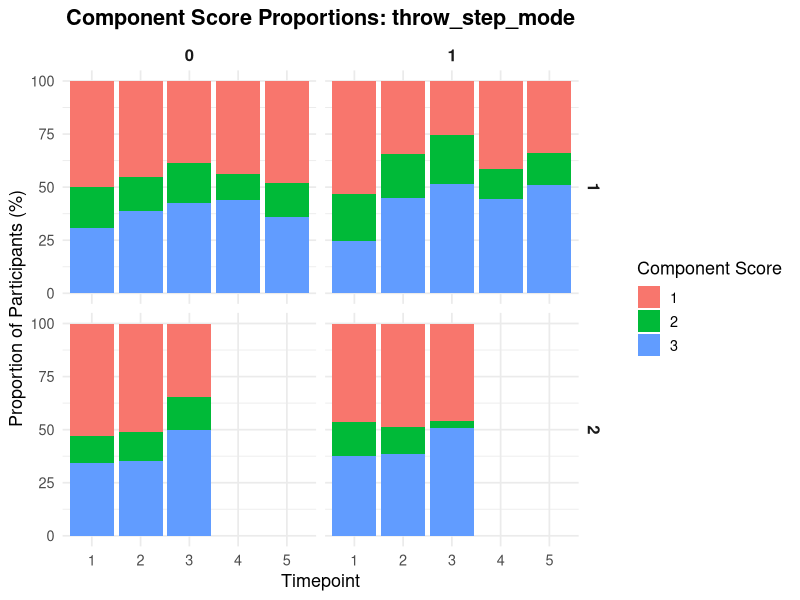
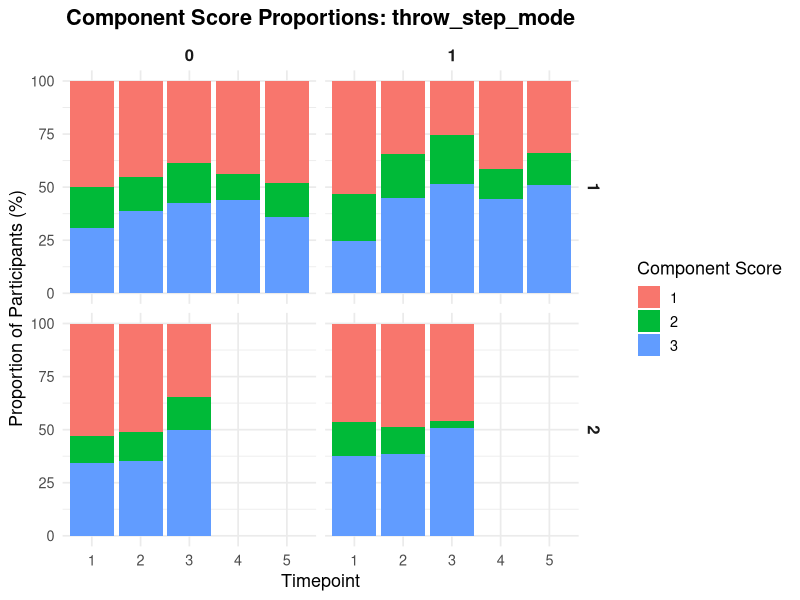
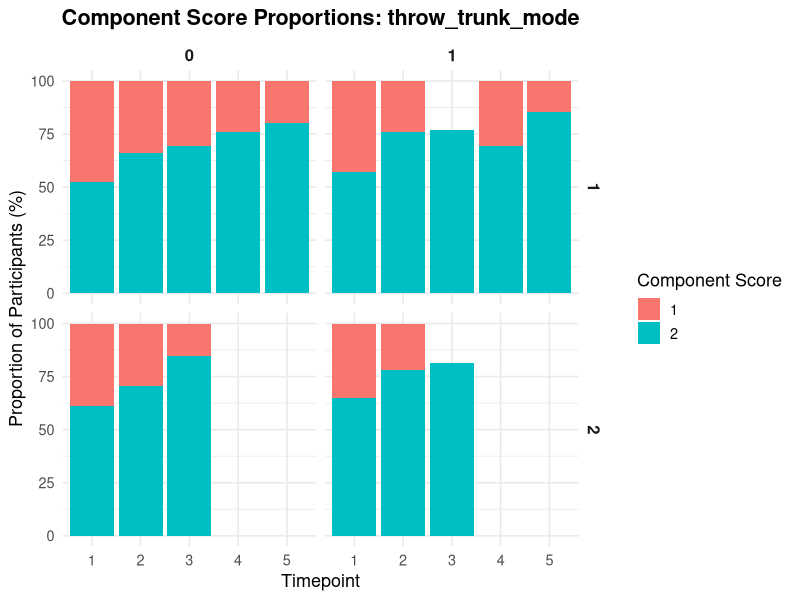
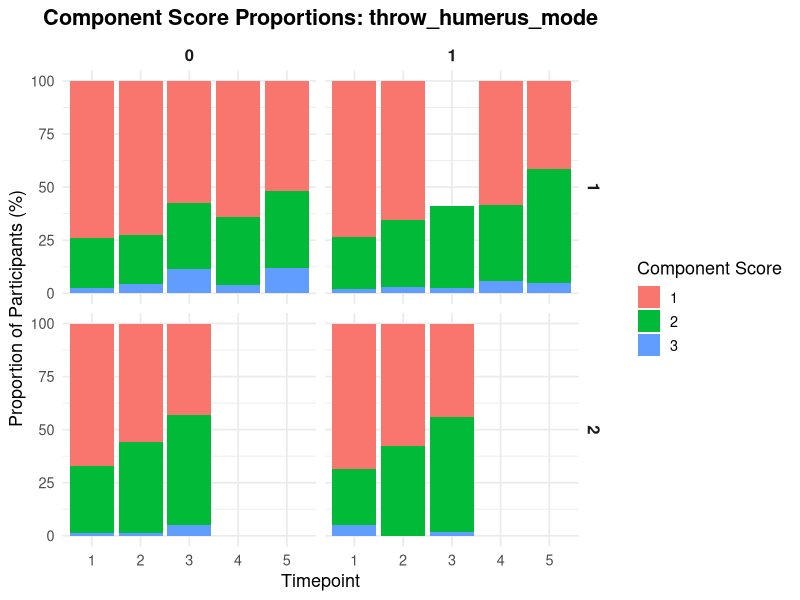
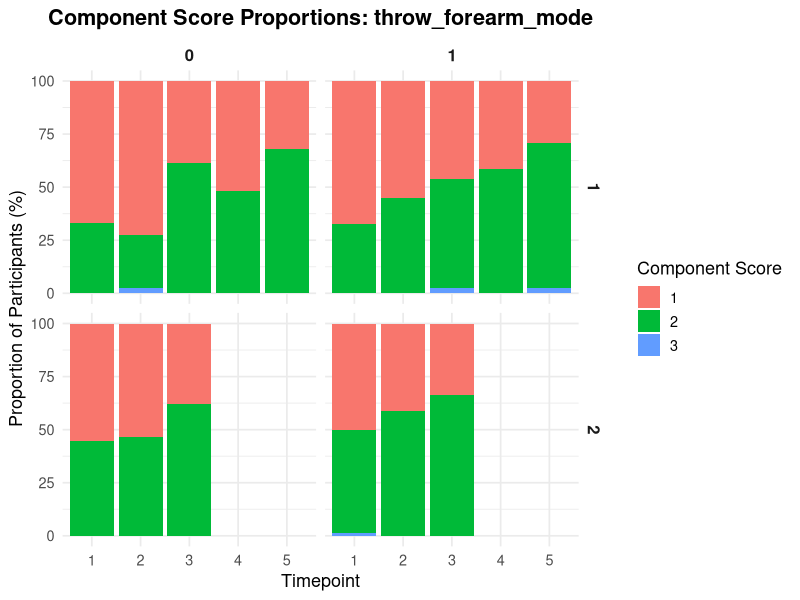
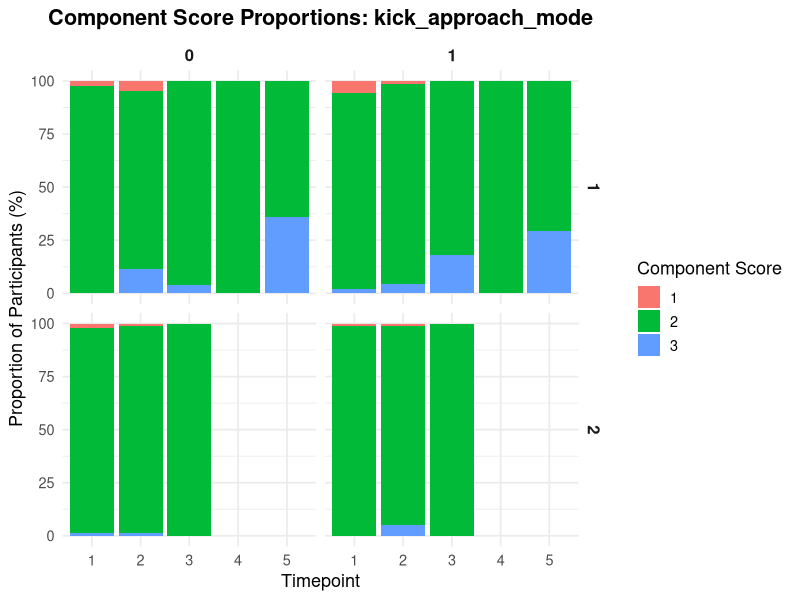
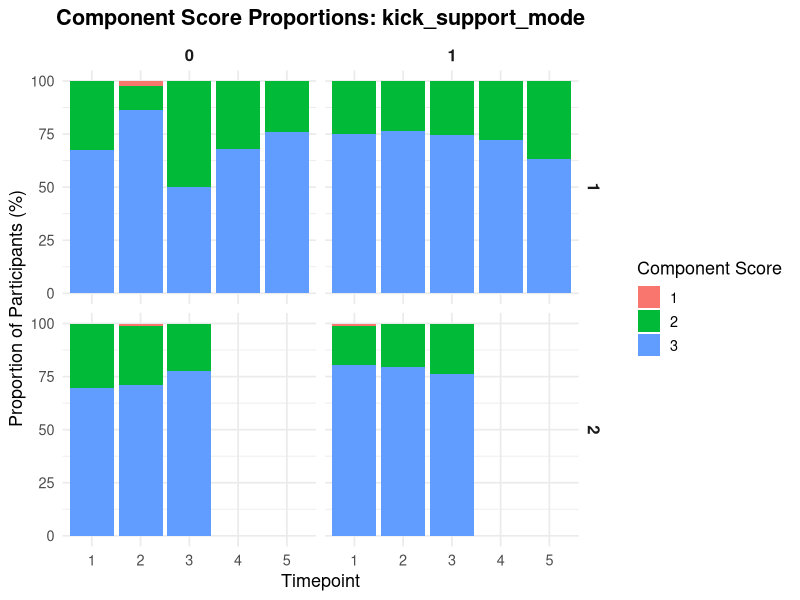
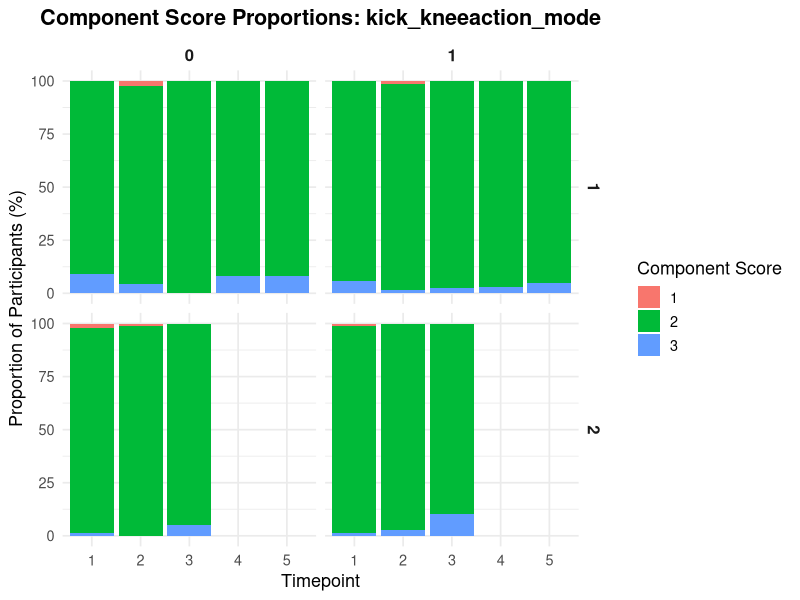

These charts were generated, in order, by the following R code: (Note: this script raises an error after producing the figures.)
## ---- chunk 1
library(tidyverse)
library(here)
library(dplyr)
library(stringr)
library(purrr)

df <- read.csv(here("data_clean", "DEVSEQ_MergedData_1.26.25.csv"), na.strings = c("", "NA"))

#Changing variable names to all lower case
names(df) <- tolower(names(df))

#standardize anychange -> abschange
names(df) <- str_replace(names(df), "_anychange$", "_abschange")

#Adding skill prefix to copmonent variables

#1) Identifying variables for each skill
#Hop
hop_vars <- c(
  "foot_1",
  "arm_1",
  "arm_1_dirchange",
  "arm_1_abschange",
  "leg_1",
  "leg_1_dirchange",
  "leg_1_abschange",
  "foot_2",
  "arm_2",
  "arm_2_dirchange",
  "arm_2_abschange",
  "leg_2",
  "leg_2_dirchange",
  "leg_2_abschange",
  "foot_3",
  "arm_3",
  "arm_3_dirchange",
  "arm_3_abschange",
  "leg_3",
  "leg_3_dirchange",
  "leg_3_abschange",
  "foot_4",
  "arm_4",
  "arm_4_dirchange",
  "arm_4_abschange",
  "leg_4",
  "leg_4_dirchange",
  "leg_4_abschange",
  "leg_modalperformance",
  "arm_modalperformance",
  "foot_modalchoice"
)
#kick
kick_vars <- c(
  "approach_1",
  "supportloc_1",
  "kneeaction_1",
  "trunkaction_1",
  "armaction_1",
  "followthrough_1",
  "approach_2",
  "supportloc_2",
  "kneeaction_2",
  "trunkaction_2",
  "armaction_2",
  "followthrough_2",
  "approach_3",
  "supportloc_3",
  "kneeaction_3",
  "trunkaction_3",
  "armaction_3",
  "followthrough_3",
  "approach_4",
  "supportloc_4",
  "kneeaction_4",
  "trunkaction_4",
  "armaction_4",
  "followthrough_4",
  "approach_5",
  "supportloc_5",
  "kneeaction_5",
  "trunkaction_5",
  "armaction_5",
  "followthrough_5",
  "approach_mode",
  "approach_dirchange",
  "approach_abschange",
  "support_mode",
  "support_dirchange",
  "support_abschange",
  "kneeaction_mode",
  "kneeaction_dirchange",
  "kneeaction_abschange",
  "trunkaction_mode",
  "trunkaction_dirchange",
  "trunkaction_abschange",
  "armaction_mode",
  "armaction_dirchange",
  "armaction_abschange",
  "followthrough_mode",
  "followthrough_dirchange",
  "followthrough_abschange"
)

#jump

jump_vars <- c(
  "armtakeoff_1",
  "legtakeoff_1",
  "shanklanding_1",
  "footlanding_1",
  "armlanding_1",
  "armtakeoff_2",
  "legtakeoff_2",
  "shanklanding_2",
  "footlanding_2",
  "armlanding_2",
  "armtakeoff_3",
  "legtakeoff_3",
  "shanklanding_3",
  "footlanding_3",
  "armlanding_3",
  "armtakeoff_4",
  "legtakeoff_4",
  "shanklanding_4",
  "footlanding_4",
  "armlanding_4",
  "armtakeoff_5",
  "legtakeoff_5",
  "shanklanding_5",
  "footlanding_5",
  "armlanding_5",
  "armtakeoff_mode",
  "armtakeoff_dirchange",
  "armtakeoff_abschange",
  "legtakeoff_mode",
  "legtakeoff_dirchange",
  "legtakeoff_abschange",
  "shanklanding_mode",
  "shanklanding_dirchange",
  "shanklanding_abschange",
  "footlanding_mode",
  "footlanding_dirchange",
  "footlanding_abschange",
  "armlanding_mode",
  "armlanding_dirchange",
  "armlanding_abschange"
)

#throw
throw_vars <- c(
  "step_1",
  "trunk_1",
  "humerus_1",
  "forearm_1",
  "step_2",
  "trunk_2",
  "humerus_2",
  "forearm_2",
  "step_3",
  "trunk_3",
  "humerus_3",
  "forearm_3",
  "step_4",
  "trunk_4",
  "humerus_4",
  "forearm_4",
  "step_5",
  "trunk_5",
  "humerus_5",
  "forearm_5",
  "step_mode",
  "step_dirchange",
  "step_abschange",
  "trunk_mode",
  "trunk_dirchange",
  "trunk_abschange",
  "humerus_mode",
  "humerus_dirchange",
  "humerus_abschange",
  "forearm_mode",
  "forearm_dirchange",
  "forearm_abschange"
)

# 2) Map skill -> variables
skill_vars <- list(
  hop   = hop_vars,
  kick  = kick_vars,
  jump  = jump_vars,
  throw = throw_vars
)

# 3) Prefix each skill to its variables
nm <- names(df)

for (skill in names(skill_vars)) {
  idx <- nm %in% skill_vars[[skill]] & !str_detect(nm, paste0("^", skill, "_"))
  nm[idx] <- paste0(skill, "_", nm[idx])
}

names(df) <- nm
rm(nm, idx, skill)  # optional cleanup

# Defining hopping modes. Preferred defined as foot used for trial 1.
# Mode defined as highest component level demonstrated on specified foot.

get_max_score <- function(x) {
  x <- suppressWarnings(as.numeric(x))
  x <- na.omit(x)
  if (length(x) == 0) return(NA_real_)
  max(x)
}

# Long: hop foot (character)
hop_foot_long <- df %>%
  select(childid, cohort, timeindex, interventiongroup, starts_with("hop_foot_")) %>%
  pivot_longer(
    cols = matches("^hop_foot_\\d+$"),
    names_to = "trial",
    names_pattern = "^hop_foot_(\\d+)$",
    values_to = "foot"
  ) %>%
  mutate(trial = as.integer(trial))

# Long: hop arm (numeric)
hop_arm_long <- df %>%
  select(childid, cohort, timeindex, interventiongroup, starts_with("hop_arm_")) %>%
  pivot_longer(
    cols = matches("^hop_arm_\\d+$"),
    names_to = "trial",
    names_pattern = "^hop_arm_(\\d+)$",
    values_to = "arm"
  ) %>%
  mutate(trial = as.integer(trial))

# Long: hop leg (numeric)
hop_leg_long <- df %>%
  select(childid, cohort, timeindex, interventiongroup, starts_with("hop_leg_")) %>%
  pivot_longer(
    cols = matches("^hop_leg_\\d+$"),
    names_to = "trial",
    names_pattern = "^hop_leg_(\\d+)$",
    values_to = "leg"
  ) %>%
  mutate(trial = as.integer(trial))

# Combine into one trial-level hop table
hop_trials_long <- hop_foot_long %>%
  left_join(hop_arm_long, by = c("childid","cohort","timeindex","interventiongroup","trial")) %>%
  left_join(hop_leg_long, by = c("childid","cohort","timeindex","interventiongroup","trial"))

# Compute max scores by preferred vs non-preferred foot, then join back to df
hop_pref_modes <- hop_trials_long %>%
  group_by(childid, cohort, timeindex, interventiongroup) %>%
  mutate(
    pref_foot = foot[trial == 1][1],
    pref_status = case_when(
      !is.na(foot) & foot == pref_foot ~ "pref",
      !is.na(foot)                    ~ "nonpref",
      TRUE                            ~ NA_character_
    )
  ) %>%
  ungroup() %>%
  filter(!is.na(pref_status)) %>%
  group_by(childid, cohort, timeindex, interventiongroup, pref_status) %>%
  summarise(
    hop_arm_mode = get_max_score(arm),
    hop_leg_mode = get_max_score(leg),
    .groups = "drop"
  ) %>%
  pivot_wider(
    names_from = pref_status,
    values_from = c(hop_arm_mode, hop_leg_mode),
    names_glue = "{.value}_{pref_status}"
  )

df <- df %>%
  left_join(hop_pref_modes, by = c("childid","cohort","timeindex","interventiongroup"))

## ---- chunk 2

#Component Frequency Table Function
component_freq_table <- function(data, component_mode_col,
                                 cohort_col = "cohort",
                                 time_col   = "timeindex",
                                 group_col  = "interventiongroup") {

  data %>%
    filter(!is.na(.data[[component_mode_col]])) %>%
    group_by(
      .data[[cohort_col]],
      .data[[time_col]],
      .data[[group_col]],
      Score = as.character(.data[[component_mode_col]])
    ) %>%
    summarise(Frequency = n(), .groups = "drop") %>%
    group_by(.data[[cohort_col]], .data[[time_col]], .data[[group_col]]) %>%
    mutate(Proportion = Frequency / sum(Frequency)) %>%
    ungroup() %>%
    select(.data[[cohort_col]], .data[[time_col]], .data[[group_col]], Score, Proportion) %>%
    pivot_wider(names_from = Score, values_from = Proportion, values_fill = 0) %>%
    arrange(.data[[cohort_col]], .data[[group_col]], .data[[time_col]])
}

#Plot Function

component_barplot <- function(data, component_mode_col,
                              cohort_col = "cohort",
                              time_col   = "timeindex",
                              group_col  = "interventiongroup") {

  long_df <- data %>%
    filter(!is.na(.data[[component_mode_col]])) %>%
    group_by(.data[[cohort_col]], .data[[time_col]], .data[[group_col]],
             Score = as.character(.data[[component_mode_col]])) %>%
    summarise(n = n(), .groups = "drop") %>%
    group_by(.data[[cohort_col]], .data[[time_col]], .data[[group_col]]) %>%
    mutate(Proportion = n / sum(n)) %>%
    ungroup()

  ggplot(long_df, aes(x = factor(.data[[time_col]]),
                     y = Proportion * 100,
                     fill = Score)) +
    geom_col(position = "stack") +
    facet_grid(rows = vars(.data[[cohort_col]]),
               cols = vars(.data[[group_col]]),
               scales = "fixed") +
    scale_y_continuous(name = "Proportion of Participants (%)", limits = c(0, 100)) +
    labs(
      title = paste("Component Score Proportions:", component_mode_col),
      x = "Timepoint",
      fill = "Component Score"
    ) +
    theme_minimal(base_size = 13) +
    theme(
      plot.title = element_text(face = "bold", hjust = 0.5),
      strip.text = element_text(face = "bold", size = 12)
    )
}


## ---- chunk 3
component_vars <- c(
  # Throw
  "throw_step_mode", "throw_trunk_mode", "throw_humerus_mode", "throw_forearm_mode",

  # Kick
  "kick_approach_mode", "kick_supportloc_mode", "kick_support_mode",
  "kick_kneeaction_mode", "kick_trunkaction_mode", "kick_armaction_mode", "kick_followthrough_mode",

  # Hop (existing summary vars)
  "hop_foot_modalchoice", "hop_arm_modalperformance", "hop_leg_modalperformance",

  # Hop (NEW pref/nonpref vars you created)
  "hop_arm_mode_pref", "hop_arm_mode_nonpref",
  "hop_leg_mode_pref", "hop_leg_mode_nonpref",

  # Jump
  "jump_armtakeoff_mode", "jump_legtakeoff_mode",
  "jump_shanklanding_mode", "jump_footlanding_mode", "jump_armlanding_mode"
)

# keep only columns that actually exist
component_vars <- component_vars[component_vars %in% names(df)]

## ---- chunk 4
component_tables <- list()
component_plots  <- list()

for (v in component_vars) {
  component_tables[[v]] <- component_freq_table(df, v)
  component_plots[[v]]  <- component_barplot(df, v)
}

# Example:
 component_tables[["throw_step_mode"]]
 component_plots[["throw_step_mode"]]

## ---- chunk 5
#Throwing
 component_tables[["throw_step_mode"]]
 component_plots[["throw_step_mode"]]

## ---- chunk 6
 component_tables[["throw_trunk_mode"]]
 component_plots[["throw_trunk_mode"]]
## ---- chunk 7
 component_tables[["throw_humerus_mode"]]
 component_plots[["throw_humerus_mode"]]
## ---- chunk 8
 component_tables[["throw_forearm_mode"]]
 component_plots[["throw_forearm_mode"]]
## ---- chunk 9
#Kicking
 component_tables[["kick_approach_mode"]]
 component_plots[["kick_approach_mode"]]
## ---- chunk 10
 component_tables[["kick_support_mode"]]
 component_plots[["kick_support_mode"]]
## ---- chunk 11
 component_tables[["kick_kneeaction_mode"]]
 component_plots[["kick_kneeaction_mode"]]
## ---- chunk 12
 component_tables[["kick_trunkaction_mode"]]
 component_plots[["kick_trunkaction_mode"]]
## ---- chunk 13
 component_tables[["kick_armaction_mode"]]
 component_plots[["kick_armaction_mode"]]
## ---- chunk 14
 component_tables[["kick_followthrough_mode"]]
 component_plots[["kick_followthrough_mode"]]
## ---- chunk 15
# Hopping
component_tables[["hop_arm_modalperformance"]]
component_plots[["hop_arm_modalperformance"]]

## ---- chunk 16
component_tables[["hop_leg_modalperformance"]]
component_plots[["hop_leg_modalperformance"]]
## ---- chunk 17
# Hopping
component_tables[["hop_arm_mode_pref"]]
component_plots[["hop_arm_mode_pref"]]

## ---- chunk 18
component_tables[["hop_leg_mode_pref"]]
component_plots[["hop_leg_mode_pref"]]
## ---- chunk 19
# Hopping
component_tables[["hop_arm_mode_nonpref"]]
component_plots[["hop_arm_mode_nonpref"]]

## ---- chunk 20
component_tables[["hop_leg_mode_nonpref"]]
component_plots[["hop_leg_mode_nonpref"]]
## ---- chunk 21
#Jumping
component_tables[["jump_armtakeoff_mode"]]
component_plots[["jump_armtakeoff_mode"]]
## ---- chunk 22
component_tables[["jump_legtakeoff_mode"]]
component_plots[["jump_legtakeoff_mode"]]
## ---- chunk 23
component_tables[["jump_armlanding_mode"]]
component_plots[["jump_armlanding_mode"]]
## ---- chunk 24
component_tables[["jump_footlanding_mode"]]
component_plots[["jump_footlanding_mode"]]
## ---- chunk 25
component_tables[["jump_shanklanding_mode"]]
component_plots[["jump_shanklanding_mode"]]
